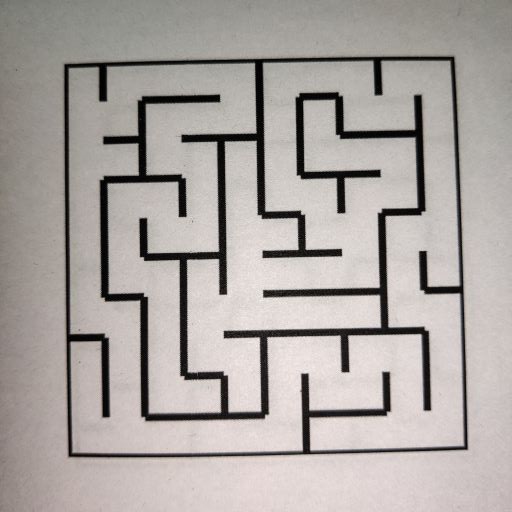
#> input picture TASK4/NB_763_Task_4B/test_cases/maze00.jpg, 512 x 512 px
$ python -i task_1b.py   (imports and definitions only)
#> lines starting #> are read from the running program, lines starting #| are printed output that depends on the picture; after the words box and inside, x2 and y2 are one past the last pixel; in counts of white or black regions, pixels touching at a corner belong together
#> further down, picture is the input picture: shape (512, 512, 3); mean B, G, R 161.5, 164.9, 171
'''
*******************************
*
*                ===============================================
*                   Nirikshak Bot (NB) Theme (eYRC 2020-21)
*                ===============================================
*
*  This script is to implement Task 1B of Nirikshak Bot (NB) Theme (eYRC 2020-21).
*
*  This software is made available on an "AS IS WHERE IS BASIS".
*  Licensee/end user indemnifies and will keep e-Yantra indemnified from
*  any and all claim(s) that emanate from the use of the Software or
*  breach of the terms of this agreement.
*
*  e-Yantra - An MHRD project under National Mission on Education using ICT (NMEICT)
*
*******************************
'''

# Team ID:            [ Team-ID ]
# Author List:        [ Names of team members worked on this file separated by Comma: Name1, Name2, ... ]
# Filename:            task_1b.py
# Functions:        applyPerspectiveTransform, detectMaze, writeToCsv
#                     [ Comma separated list of functions in this file ]
# Global variables:
#                     [ List of global variables defined in this file ]


####################### IMPORT MODULES #######################
## You are not allowed to make any changes in this section. ##
## You have to implement this task with the three available ##
## modules for this task (numpy, opencv, csv)               ##
##############################################################
import numpy as np
import cv2
import csv
##############################################################


################# ADD UTILITY FUNCTIONS HERE #################
## You can define any utility functions for your code.      ##
## Please add proper comments to ensure that your code is   ##
## readable and easy to understand.                         ##
##############################################################

def orderpoints(pts):
    rect = np.zeros((4, 2), dtype="float32")
    s = pts.sum(axis=1)
    rect[0] = pts[np.argmin(s)]
    rect[2] = pts[np.argmax(s)]
    dif = np.diff(pts, axis=1)
    rect[1] = pts[np.argmin(dif)]
    rect[3] = pts[np.argmax(dif)]
    return rect


def four_point_transform(image, pts):
    rect = orderpoints(pts)
    (tl, tr, br, bl) = rect
    maxWidth = 512
    maxHeight = 512
    dst = np.array([[0, 0], [maxWidth - 1, 0], [maxWidth - 1, maxHeight - 1], [0, maxHeight - 1]], dtype="float32")
    M = cv2.getPerspectiveTransform(rect, dst)
    warped = cv2.warpPerspective(image, M, (maxWidth, maxHeight))
    return warped


# [19 lines left out: function fun, not called in this run]


def applyPerspectiveTransform(input_img):
    warped_img = None
    img = input_img
    gray = cv2.cvtColor(img, cv2.COLOR_BGR2GRAY)
    edged = cv2.Canny(gray, 75, 200)
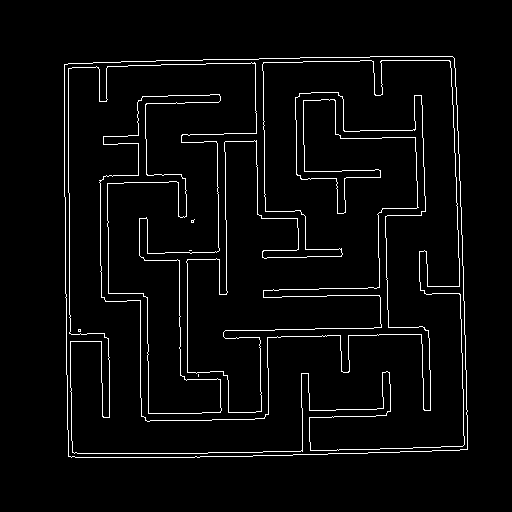
#> edged: shape (512, 512); 3.6% white in thin lines or dots, all inside (x1, y1, x2, y2) = (64, 56, 468, 458)
    _, thresh = cv2.threshold(edged, 127, 255, cv2.THRESH_BINARY)
    cnts, _ = cv2.findContours(thresh, cv2.RETR_LIST, cv2.CHAIN_APPROX_SIMPLE)
#> cnts = 10 contours, 6 with area under 20; largest, box (x1, y1, x2, y2) and area: (64, 56, 468, 458) 156882, (64, 56, 468, 458) 156880, (68, 60, 465, 454) 128102, (68, 60, 465, 454) 127998
    cnts = sorted(cnts, key=cv2.contourArea, reverse=True)[:5]
#> cnts = 5 contours, 1 with area under 20; largest, box (x1, y1, x2, y2) and area: (64, 56, 468, 458) 156882, (64, 56, 468, 458) 156880, (68, 60, 465, 454) 128102, (68, 60, 465, 454) 127998
    screenCnt = None
    flag = False
    for c in cnts:
        peri = cv2.arcLength(c, True)
        approx = cv2.approxPolyDP(c, 0.02 * peri, True)
        if len(approx) == 4:
            screenCnt = approx
            flag = True
            break
        '''elif len(approx) != 4:
            cv2.drawContours(img, cnts, -1, (0, 255, 0), 2)
            cv2.imshow("Outline", img)
            cv2.waitKey(0)
            cv2.destroyAllWindows()'''
#> this loop made 1 pass

    if flag:
        warped_img = four_point_transform(img, screenCnt.reshape(4, 2))
#> in orderpoints, `s = pts.sum(axis=1)`: s = [508, 128, 524, 916]
#> in orderpoints, `dif = np.diff(pts, axis=1)`: dif = [-396, 0, 388, -18]
#> in four_point_transform, `rect = orderpoints(pts)`: rect = [[64, 64], [452, 56], [467, 449], [68, 456]]
#> in four_point_transform, `(tl, tr, br, bl) = rect`: tl = [64, 64]; tr = [452, 56]; br = [467, 449]; bl = [68, 456]
#> in four_point_transform, `M = cv2.getPerspectiveTransform(rect, dst)`: M = [[1.33, -0.0135, -84.1], [0.0278, 1.35, -87.99], [9.37e-06, 7.23e-05, 1]]
#> in four_point_transform, `warped = cv2.warpPerspective(image, M, (maxWidth, maxHeight))`:
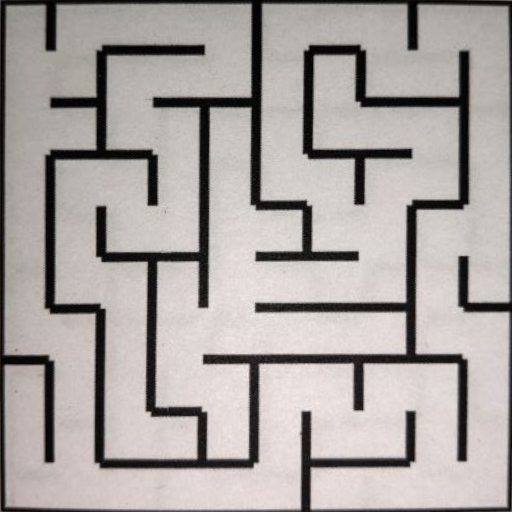
#> warped: shape (512, 512, 3); mean B, G, R 160.9, 163.9, 169.7
        warped_img = cv2.resize(warped_img, (1280, 1280))

    return warped_img
'''def applyPerspectiveTransform(input_img):
    """
    Purpose:
    ---
    takes a maze test case image as input and applies a Perspective Transfrom on it to isolate the maze

    Input Arguments:
    ---
    `input_img` :   [ numpy array ]
        maze image in the form of a numpy array

    Returns:
    ---
    `warped_img` :  [ numpy array ]
        resultant warped maze image after applying Perspective Transform

    Example call:
    ---
    warped_img = applyPerspectiveTransform(input_img)
    """

    warped_img = None

    img = input_img
    gray = cv2.cvtColor(img, cv2.COLOR_BGR2GRAY)
    edged = cv2.Canny(gray, 75, 200)
    _, thresh = cv2.threshold(edged, 127, 255, cv2.THRESH_BINARY)
    cnts, _ = cv2.findContours(thresh, cv2.RETR_TREE, cv2.CHAIN_APPROX_SIMPLE)

    cnts = sorted(cnts, key=cv2.contourArea, reverse=True)[:5]
    for c in cnts:
        peri = cv2.arcLength(c, True)
        approx = cv2.approxPolyDP(c, 0.02 * peri, True)
        if len(approx) == 4:
            screenCnt = approx
            break
    warped = four_point_transform(img, screenCnt.reshape(4, 2))
    padded = cv2.copyMakeBorder(warped, 1, 1, 1, 1, cv2.BORDER_CONSTANT)
    warped_img = cv2.resize(padded, (1280, 1280))
    ##################################################

    return warped_img'''


# [64 lines left out: functions detectMaze, writeToCsv, not called in this run]


# NOTE:    YOU ARE NOT ALLOWED TO MAKE ANY CHANGE TO THIS FUNCTION
#
# Function Name:    main
#        Inputs:    None
#       Outputs:    None
#       Purpose:    This part of the code is only for testing your solution. The function first takes 'maze00.jpg'
#                     as input, applies Perspective Transform by calling applyPerspectiveTransform function,
#                     encodes the maze input in form of 2D array by calling detectMaze function and writes this data to csv file
#                     by calling writeToCsv function, it then asks the user whether to repeat the same on all maze images
#                     present in 'test_cases' folder or not. Write your solution ONLY in the space provided in the above
#                     applyPerspectiveTransform and detectMaze functions.

# [102 lines not run here, left out]

>>> import cv2
>>> picture = cv2.imread('test_cases/maze00.jpg')
>>> result = applyPerspectiveTransform(picture)

$ run again, on TASK4/NB_763_Task_4B/test_cases/maze04.jpg
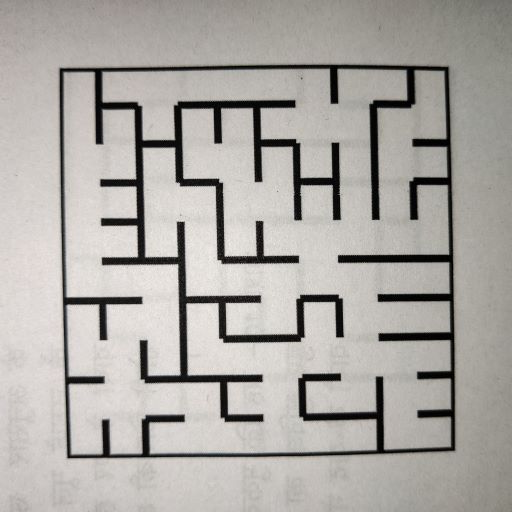
#> input picture TASK4/NB_763_Task_4B/test_cases/maze04.jpg, 512 x 512 px
#> picture is the input picture: shape (512, 512, 3); mean B, G, R 164, 168.5, 171.8
#> in applyPerspectiveTransform, `edged = cv2.Canny(gray, 75, 200)`:
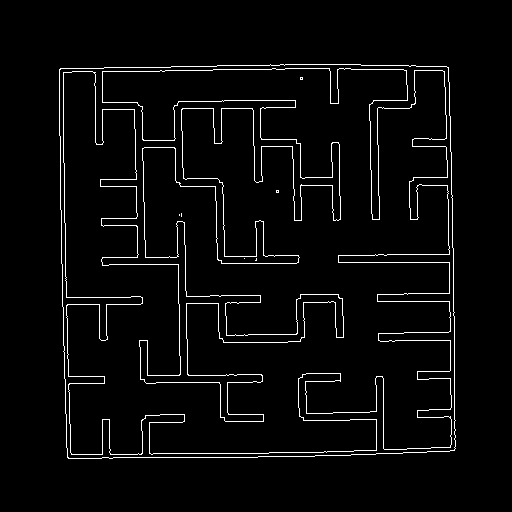
#> edged: shape (512, 512); 3.5% white in thin lines or dots, all inside (x1, y1, x2, y2) = (59, 64, 456, 459)
#> in applyPerspectiveTransform, `cnts, _ = cv2.findContours(thresh, cv2.RETR_LIST, cv2.CHAIN_APPROX_SIM..`: cnts = 12 contours, 8 with area under 20; largest, box (x1, y1, x2, y2) and area: (59, 64, 456, 459) 152150, (59, 64, 456, 459) 152146, (63, 68, 452, 455) 124324, (63, 68, 452, 455) 124204
#> in applyPerspectiveTransform, `cnts = sorted(cnts, key=cv2.contourArea, reverse=True)[:5]`: cnts = 5 contours, 1 with area under 20; largest, box (x1, y1, x2, y2) and area: (59, 64, 456, 459) 152150, (59, 64, 456, 459) 152146, (63, 68, 452, 455) 124324, (63, 68, 452, 455) 124204
#> the loop in applyPerspectiveTransform, `for c in cnts:` made 1 pass
#> (peri, screenCnt, flag) on pass 1: (1569.8, [[448, 67], [59, 69], [68, 458], [454, 450]], True)
#> s = [515, 128, 526, 904]
#> dif = [-381, 10, 390, -4]
#> rect = [[59, 69], [448, 67], [454, 450], [68, 458]]
#> tl = [59, 69]; tr = [448, 67]; br = [454, 450]; bl = [68, 458]
#> M = [[1.29, -0.0298, -73.95], [0.00668, 1.3, -90.02], [-4e-05, -1.82e-05, 1]]
#> in four_point_transform, `warped = cv2.warpPerspective(image, M, (maxWidth, maxHeight))`:
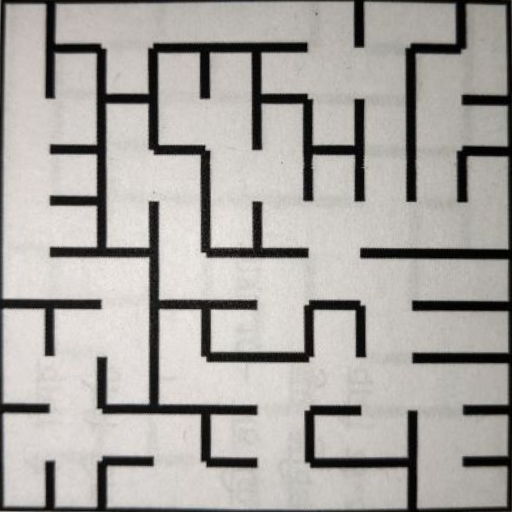
#> warped: shape (512, 512, 3); mean B, G, R 162.3, 166.3, 169.3

$ run again, on TASK4/NB_763_Task_4B/test_cases/maze05.jpg
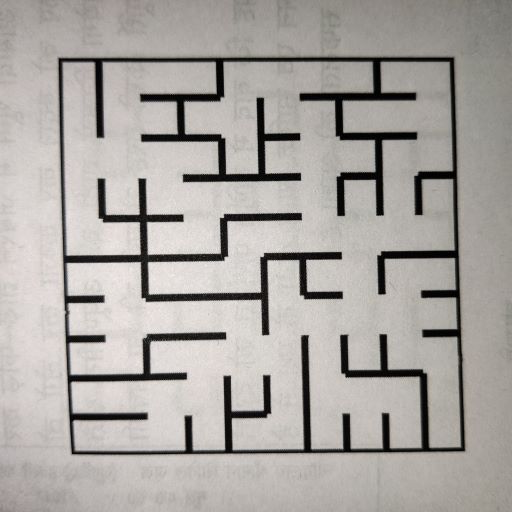
#> input picture TASK4/NB_763_Task_4B/test_cases/maze05.jpg, 512 x 512 px
#> picture is the input picture: shape (512, 512, 3); mean B, G, R 161.5, 165.5, 169.6
#> in applyPerspectiveTransform, `edged = cv2.Canny(gray, 75, 200)`:
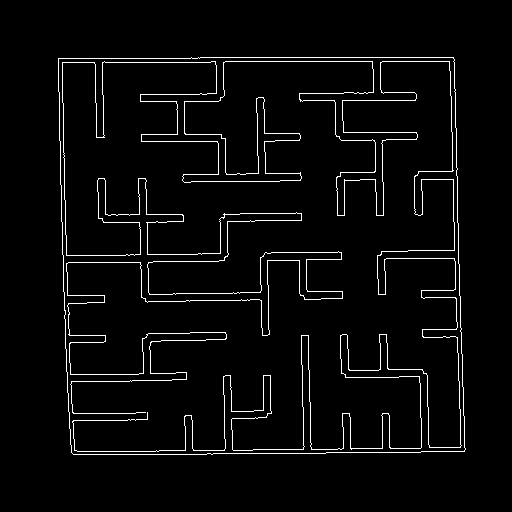
#> edged: shape (512, 512); 3.5% white in thin lines or dots, all inside (x1, y1, x2, y2) = (58, 57, 466, 455)
#> cnts = 3 contours; box (x1, y1, x2, y2) and area: (58, 57, 466, 455) 156509, (58, 57, 466, 455) 156506, (62, 61, 462, 452) 128
#> the loop in applyPerspectiveTransform, `for c in cnts:` made 1 pass
#> (peri, screenCnt, flag) on pass 1: (1595.9, [[58, 58], [73, 454], [464, 451], [453, 57]], True)
#> s = [116, 527, 915, 510]
#> dif = [0, 381, -13, -396]
#> rect = [[58, 58], [453, 57], [464, 451], [73, 454]]
#> tl = [58, 58]; tr = [453, 57]; br = [464, 451]; bl = [73, 454]
#> M = [[1.28, -0.0486, -71.66], [0.00323, 1.27, -74.11], [-1.3e-05, -2.47e-05, 1]]
#> in four_point_transform, `warped = cv2.warpPerspective(image, M, (maxWidth, maxHeight))`:
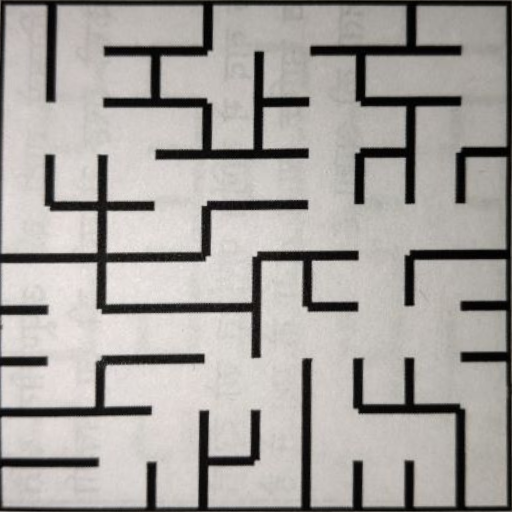
#> warped: shape (512, 512, 3); mean B, G, R 158.9, 162.6, 166.3

$ run again, on TASK4/NB_763_Task_4B/test_cases/maze06.jpg
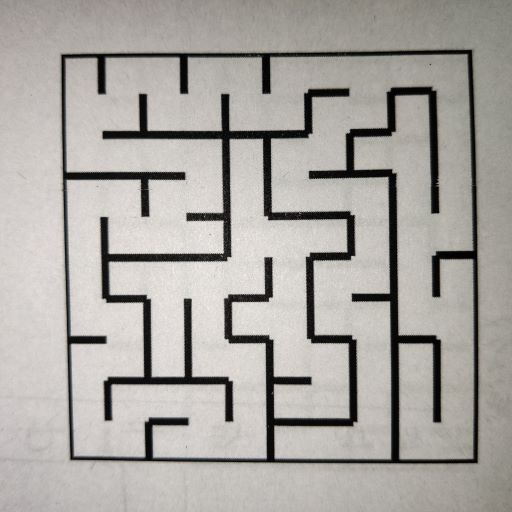
#> input picture TASK4/NB_763_Task_4B/test_cases/maze06.jpg, 512 x 512 px
#> picture is the input picture: shape (512, 512, 3); mean B, G, R 161.5, 165.9, 169.5
#> in applyPerspectiveTransform, `edged = cv2.Canny(gray, 75, 200)`:
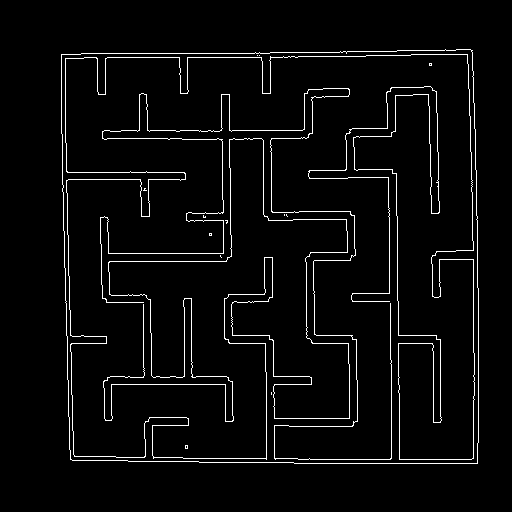
#> edged: shape (512, 512); 3.7% white in thin lines or dots, all inside (x1, y1, x2, y2) = (61, 49, 479, 464)
#> in applyPerspectiveTransform, `cnts, _ = cv2.findContours(thresh, cv2.RETR_LIST, cv2.CHAIN_APPROX_SIM..`: cnts = 19 contours, 15 with area under 20; largest, box (x1, y1, x2, y2) and area: (61, 49, 479, 464) 168821, (61, 49, 479, 464) 168819, (65, 54, 475, 460) 92, (100, 88, 392, 460) 36
#> in applyPerspectiveTransform, `cnts = sorted(cnts, key=cv2.contourArea, reverse=True)[:5]`: cnts = 5 contours, 1 with area under 20; largest, box (x1, y1, x2, y2) and area: (61, 49, 479, 464) 168821, (61, 49, 479, 464) 168819, (65, 54, 475, 460) 92, (100, 88, 392, 460) 36
#> the loop in applyPerspectiveTransform, `for c in cnts:` made 1 pass
#> (peri, screenCnt, flag) on pass 1: (1655.1, [[472, 50], [61, 54], [70, 459], [477, 463]], True)
#> s = [522, 115, 529, 940]
#> dif = [-422, -7, 389, -14]
#> rect = [[61, 54], [472, 50], [477, 463], [70, 459]]
#> tl = [61, 54]; tr = [472, 50]; br = [477, 463]; bl = [70, 459]
#> M = [[1.27, -0.0282, -75.93], [0.0122, 1.25, -68.29], [4.81e-05, -2.57e-05, 1]]
#> in four_point_transform, `warped = cv2.warpPerspective(image, M, (maxWidth, maxHeight))`:
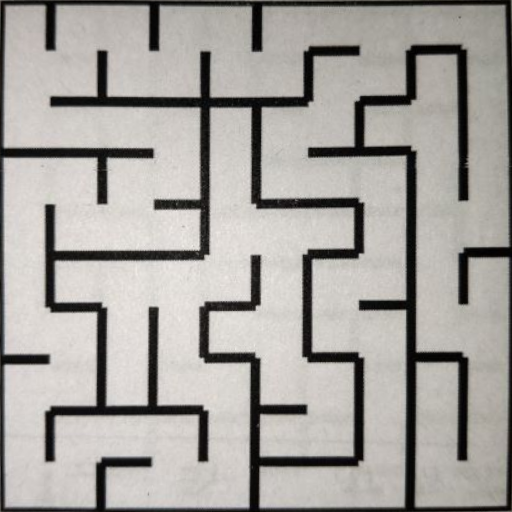
#> warped: shape (512, 512, 3); mean B, G, R 158.7, 162.9, 166.1
